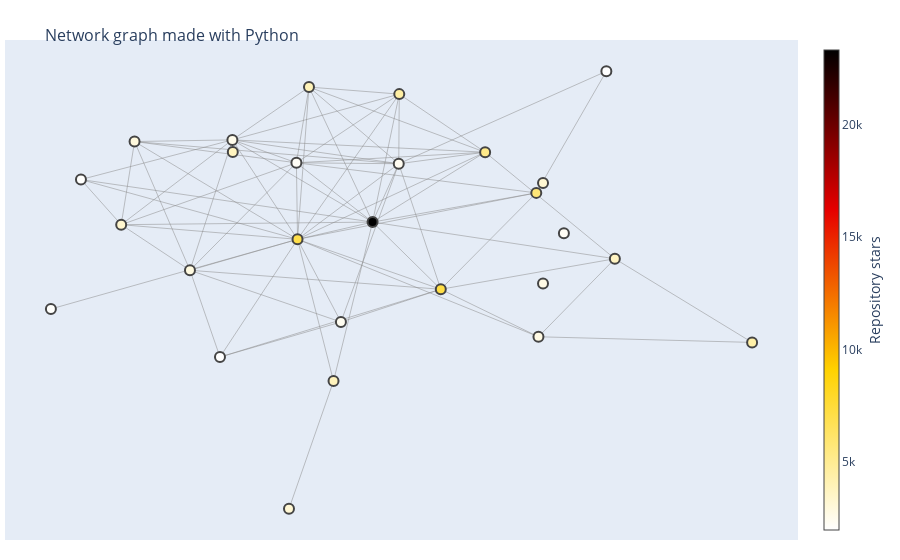

The cell this chart's notebook holds for it:
### Code cell
import plotly.graph_objects as go


edge_x = []
edge_y = []
for edge in subgraph_top_stars.edges():
    x0, y0 = pos[edge[0]]
    x1, y1 = pos[edge[1]]
    edge_x.append(x0)
    edge_x.append(x1)
    edge_x.append(None)
    edge_y.append(y0)
    edge_y.append(y1)
    edge_y.append(None)

edge_trace = go.Scatter(
    x=edge_x, y=edge_y,
    line=dict(width=0.5, color='#888'),
    hoverinfo='none',
    mode='lines')

node_x = []
node_y = []
for node in subgraph_top_stars.nodes():
    x, y = pos[node]
    node_x.append(x)
    node_y.append(y)

node_trace = go.Scatter(
    x=node_x, y=node_y,
    mode='markers',
    hoverinfo='text',
    marker=dict(
        showscale=True,
        # colorscale options
        #'Greys' | 'YlGnBu' | 'Greens' | 'YlOrRd' | 'Bluered' | 'RdBu' |
        #'Reds' | 'Blues' | 'Picnic' | 'Rainbow' | 'Portland' | 'Jet' |
        #'Hot' | 'Blackbody' | 'Earth' | 'Electric' | 'Viridis' |
        colorscale='Hot',
        reversescale=True,
        color=[],
        size=10,
        colorbar=dict(
            thickness=15,
            title='Repository stars',
            xanchor='left',
            titleside='right'
        ),
        line_width=2))

node_stars = []
node_text = []
description_base = '<b>{}</b><br><b>Subjects: </b>{}<br><b>Stars: </b>{}<br><b>Connections: </b>{}'

for node, adjacencies in enumerate(subgraph_top_stars.adjacency()):
    node_data = subgraph_top_stars.nodes[list(subgraph_top_stars.nodes())[node]]
    node_stars.append(node_data['stars'])
    subjects = get_subjects(node_data['grids'], node_data['topics'])
    node_text.append(description_base.format(node_data['full_id'], ', '.join(subjects), node_data['stars'], len(adjacencies[1])))

node_trace.marker.color = node_stars
node_trace.text = node_text
# node_trace
fig = go.Figure(data=[edge_trace, node_trace],
    layout=go.Layout(
    title='<br>Network graph made with Python',
    titlefont_size=16,
    showlegend=False,
    hovermode='closest',
    margin=dict(b=20,l=5,r=5,t=40),
    xaxis=dict(showgrid=False, zeroline=False, showticklabels=False),
    yaxis=dict(showgrid=False, zeroline=False, showticklabels=False))
    )
fig.show()

### Figure 1 — Plotly figure (JSON) as saved in the notebook; plotly's stock layout.template omitted (floating-point values rounded to 4 significant figures; data arrays with more than 128 entries replaced by an {"elided": "..."} marker saying what was removed)
{"data": [{"hoverinfo": "none", "line": {"color": "#888", "width": 0.5}, "mode": "lines", "type": "scatter", "x": {"elided": "228 float values"}, "y": {"elided": "228 float values"}}, {"hoverinfo": "text", "marker": {"color": [2280, 2843, 3249, 5256, 3702, 4555, 1997, 23305, 2535, 3939, 3785, 2938, 6995, 2041, 2732, 1990, 3179, 2060, 2368, 2390, 2252, 3849, 7170, 5743, 3366, 2718, 4432], "colorbar": {"thickness": 15, "title": {"side": "right", "text": "Repository stars"}, "xanchor": "left"}, "colorscale": [[0, "rgb(0,0,0)"], [0.3333, "rgb(230,0,0)"], [0.6667, "rgb(255,210,0)"], [1, "rgb(255,255,255)"]], "line": {"width": 2}, "reversescale": true, "showscale": true, "size": 10}, "mode": "markers", "text": ["<b>zostera/django-bootstrap3</b><br><b>Subjects: </b>forms<br><b>Stars: </b>2280<br><b>Connections: </b>0", "<b>jazzband/django-taggit</b><br><b>Subjects: </b><br><b>Stars: </b>2843<br><b>Connections: </b>8", "<b>sehmaschine/django-grappelli</b><br><b>Subjects: </b>admin<br><b>Stars: </b>3249<br><b>Connections: </b>0", "<b>django/channels</b><br><b>Subjects: </b><br><b>Stars: </b>5256<br><b>Connections: </b>8", "<b>carltongibson/django-filter</b><br><b>Subjects: </b><br><b>Stars: </b>3702<br><b>Connections: </b>5", "<b>adamchainz/django-cors-headers</b><br><b>Subjects: </b>api<br><b>Stars: </b>4555<br><b>Connections: </b>7", "<b>groveco/django-sql-explorer</b><br><b>Subjects: </b><br><b>Stars: </b>1997<br><b>Connections: </b>2", "<b>encode/django-rest-framework</b><br><b>Subjects: </b>api<br><b>Stars: </b>23305<br><b>Connections: </b>13", "<b>jazzband/django-oauth-toolkit</b><br><b>Subjects: </b>api, authorization, authentication<br><b>Stars: </b>2535<br><b>Connections: </b>11", "<b>coleifer/huey</b><br><b>Subjects: </b>queue<br><b>Stars: </b>3939<br><b>Connections: </b>7", "<b>django-tastypie/django-tastypie</b><br><b>Subjects: </b>api<br><b>Stars: </b>3785<br><b>Connections: </b>0", "<b>jazzband/djangorestframework-simplejwt</b><br><b>Subjects: </b>api, authentication<br><b>Stars: </b>2938<br><b>Connections: </b>6", "<b>jazzband/django-debug-toolbar</b><br><b>Subjects: </b><br><b>Stars: </b>6995<br><b>Connections: </b>18", "<b>justquick/django-activity-stream</b><br><b>Subjects: </b><br><b>Stars: </b>2041<br><b>Connections: </b>4", "<b>etianen/django-reversion</b><br><b>Subjects: </b><br><b>Stars: </b>2732<br><b>Connections: </b>4", "<b>viewflow/django-fsm</b><br><b>Subjects: </b><br><b>Stars: </b>1990<br><b>Connections: </b>4", "<b>django-guardian/django-guardian</b><br><b>Subjects: </b>security, authorization<br><b>Stars: </b>3179<br><b>Connections: </b>1", "<b>django-ckeditor/django-ckeditor</b><br><b>Subjects: </b>fields<br><b>Stars: </b>2060<br><b>Connections: </b>1", "<b>django-webpack/django-webpack-loader</b><br><b>Subjects: </b><br><b>Stars: </b>2368<br><b>Connections: </b>5", "<b>django-import-export/django-import-export</b><br><b>Subjects: </b><br><b>Stars: </b>2390<br><b>Connections: </b>11", "<b>jazzband/django-model-utils</b><br><b>Subjects: </b><br><b>Stars: </b>2252<br><b>Connections: </b>11", "<b>graphql-python/graphene-django</b><br><b>Subjects: </b>api<br><b>Stars: </b>3849<br><b>Connections: </b>3", "<b>pennersr/django-allauth</b><br><b>Subjects: </b>authorization, authentication<br><b>Stars: </b>7170<br><b>Connections: </b>9", "<b>django-extensions/django-extensions</b><br><b>Subjects: </b>fields<br><b>Stars: </b>5743<br><b>Connections: </b>5", "<b>jazzband/django-silk</b><br><b>Subjects: </b><br><b>Stars: </b>3366<br><b>Connections: </b>7", "<b>axnsan12/drf-yasg</b><br><b>Subjects: </b>api<br><b>Stars: </b>2718<br><b>Connections: </b>0", "<b>django-crispy-forms/django-crispy-forms</b><br><b>Subjects: </b>forms<br><b>Stars: </b>4432<br><b>Connections: </b>2"], "type": "scatter", "x": [0.4061, -0.3672, 0.3629, 0.2432, 0.5114, 0.06563, 0.4939, 0.01038, -0.2795, -0.1211, -0.2787, -0.4818, -0.1448, -0.5927, 0.3535, -0.3051, -0.1624, -0.6548, -0.05503, 0.06454, -0.1471, -0.07033, 0.1515, 0.349, -0.5094, 0.3629, 0.7953], "y": [-6.28e-06, -0.1343, 0.1822, 0.2943, -0.09247, 0.5051, 0.5881, 0.04057, 0.339, 0.5307, 0.2954, 0.333, -0.02204, 0.195, -0.3757, -0.4493, -1, -0.2749, -0.3221, 0.2524, 0.2557, -0.5367, -0.2032, 0.1466, 0.03116, -0.1823, -0.3962]}], "layout": {"hovermode": "closest", "margin": {"b": 20, "l": 5, "r": 5, "t": 40}, "showlegend": false, "title": {"font": {"size": 16}, "text": "<br>Network graph made with Python"}, "xaxis": {"showgrid": false, "showticklabels": false, "zeroline": false}, "yaxis": {"showgrid": false, "showticklabels": false, "zeroline": false}}}
